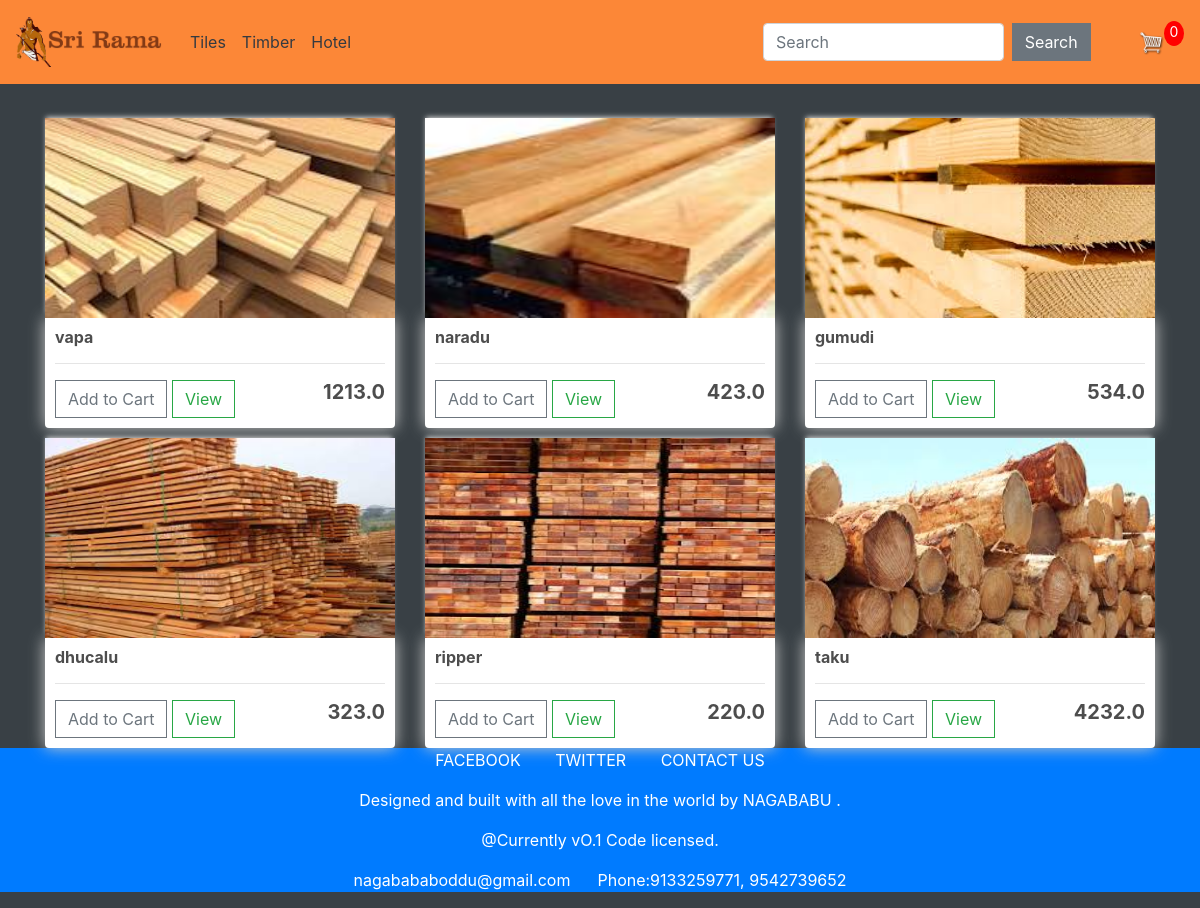
The page /timber/ on the database its author committed.
### tiles/models.py (models this page shows, shortened)
class Product(models.Model):
    name = models.CharField(max_length=200)
    price = models.FloatField()
    tiles = models.BooleanField(default=False, null=True, blank=True)
    image = models.ImageField(null=True, blank=True)
    @property
    def imageURL(self):
        try:
            url = self.image.url
        except:
            url = ''
        return url

### tiles/views.py (the view)
# urls.py: path('timber/', views.timber, name="timber"),
def timber(request):
    data = cartData(request)
    cartItems = data['cartItems']
    order = data['order']
    items = data['items']
    products = Product.objects.all()
    context = {'products': products, 'cartItems': cartItems}
    return render(request, 'tiles/timber.html', context)

### tiles/utils.py (called while the page is built, shortened)
def cookieCart(request):
    try:
        cart = json.loads(request.COOKIES['cart'])
    except:
        cart = {}
        print('CART:', cart)
    items = []
    order = {'get_cart_total': 0, 'get_cart_items': 0, 'shipping': False}
    cartItems = order['get_cart_items']
    return {'cartItems': cartItems, 'order': order, 'items': items}

def cartData(request):
    if request.user.is_authenticated:
        customer = request.user.customer
        order, created = Order.objects.get_or_create(customer=customer, complete=False)
        items = order.orderitem_set.all()
        cartItems = order.get_cart_items
    else:
        cookieData = cookieCart(request)
        cartItems = cookieData['cartItems']
        order = cookieData['order']
        items = cookieData['items']
    return {'cartItems': cartItems, 'order': order, 'items': items}

### tiles/templates/tiles/timber.html
{% extends 'tiles/main.html' %}
{% load static %}
{% block content %}
    <main>
	<div class="row">
		{% for product in products%}
            {% if not product.tiles %}
		<div class="col-lg-4 col-md-6 col-sm-6 col-8">
			<img class="thumbnail" src="{{product.imageURL}}">
			<div class="box-element product">
				<h6><strong>{{product.name}}</strong></h6>
				<hr>
				<button data-product="{{product.id}}" data-action="add" class="btn btn-outline-secondary add-btn update-cart">Add to Cart</button>
				<a class="btn btn-outline-success" href="#">View</a>
				<h5 style="display: inline-block; float: right"><strong>{{product.price}}</strong></h5>
			</div>
		</div>
            {% endif %}
		{% endfor %}
	</div>
    </main>
{% endblock content %}

### tiles/static/tiles/css/main.css (style rules this page uses)
body { background-color: #394045; }
h1,h2,h3,h4,h5,h6 { color:hsl(0, 0%, 30%); }
.box-element { box-shadow:hsl(0, 0%, 80%) 0 0 16px; background-color: #fff; border-radius: 4px; padding: 10px; }
.thumbnail { width: 100%; height: 200px; -webkit-box-shadow: -1px -3px 5px -2px rgba(214,214,214,1); -moz-box-shadow: -1px -3px 5px -2px rgba(214,214,214,1); box-shadow: -1px -3px 5px -2px rgba(214,214,214,1); }
.product { border-radius: 0 0 4px 4px; }
.col-lg-4, .col-lg-6, .col-lg-8, .col-lg-12 { margin-top: 10px; }
.btn { border-radius: 0; }

### rows shown on the page
Product: imageURL (picture), name "vapa", price "1213.0"
Product: imageURL (picture), name "naradu", price "423.0"
Product: imageURL (picture), name "gumudi", price "534.0"
Product: imageURL (picture), name "dhucalu", price "323.0"
Product: imageURL (picture), name "ripper", price "220.0"
Product: imageURL (picture), name "taku", price "4232.0"

### other values the page prints
{{ cartItems }} "0"
